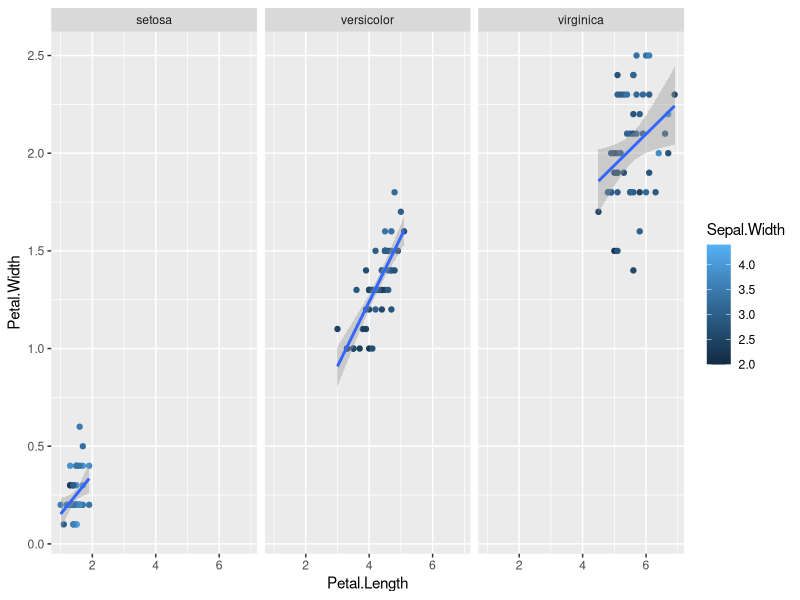
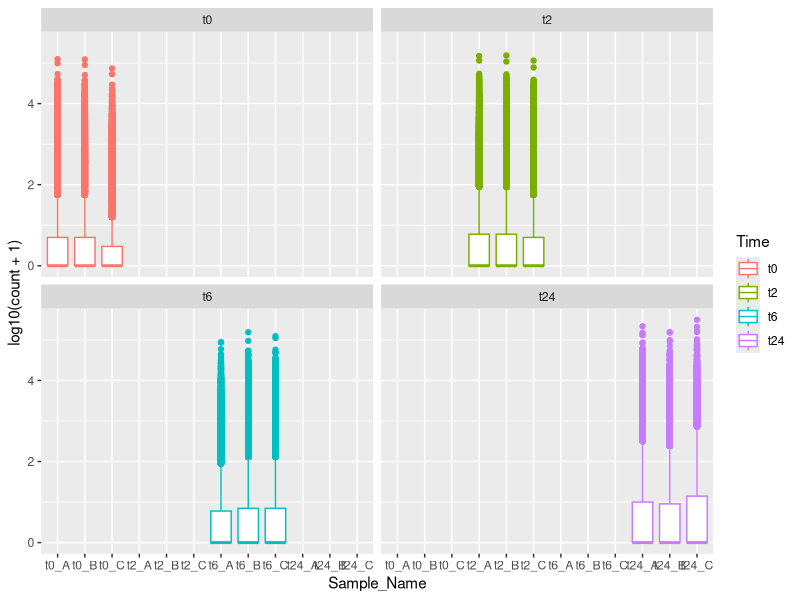
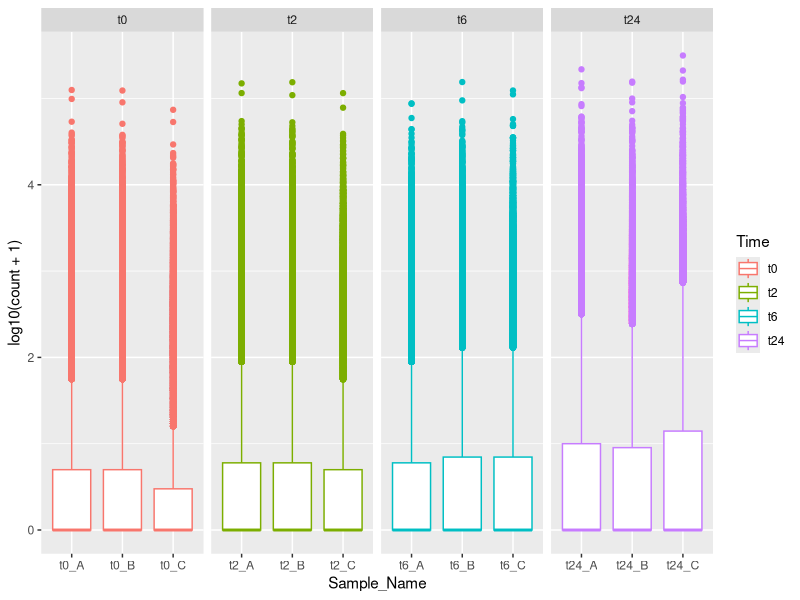
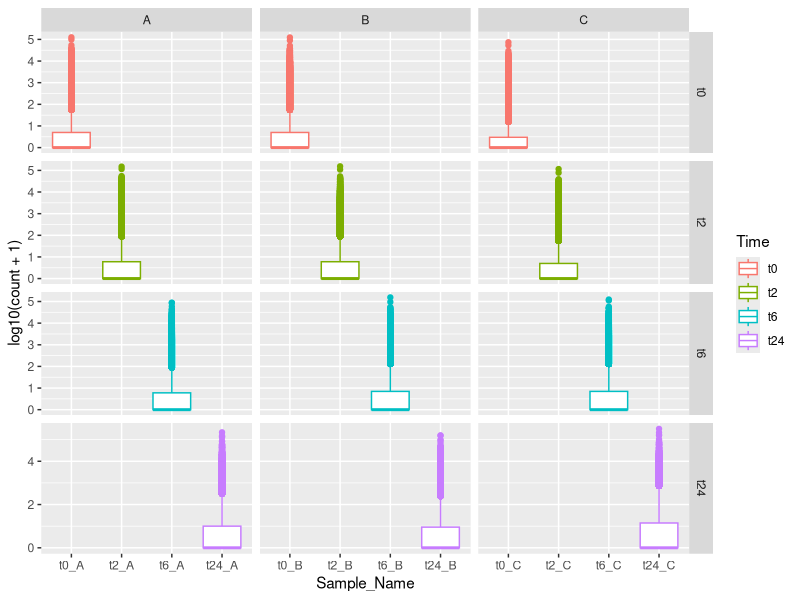
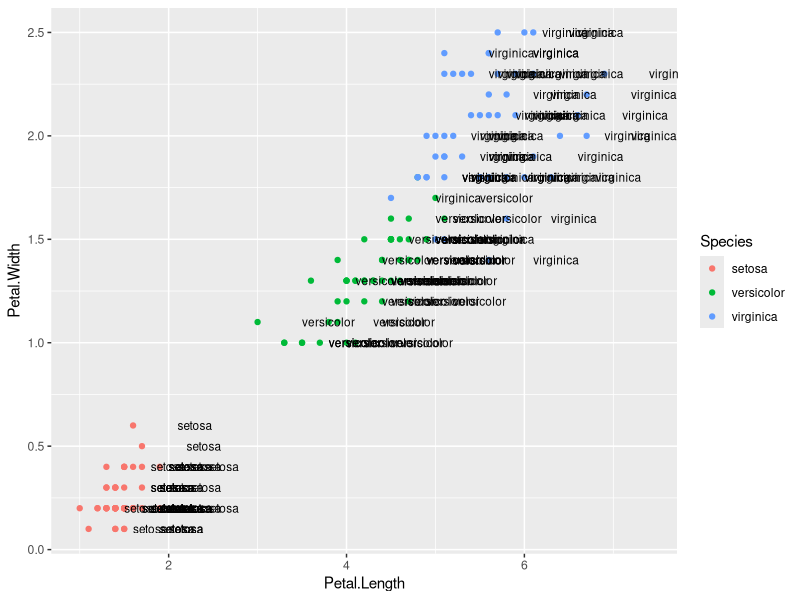
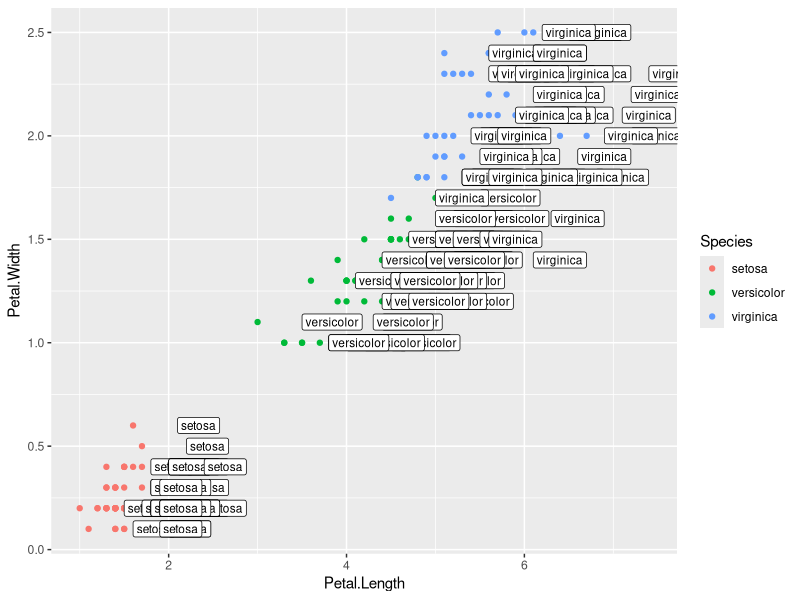
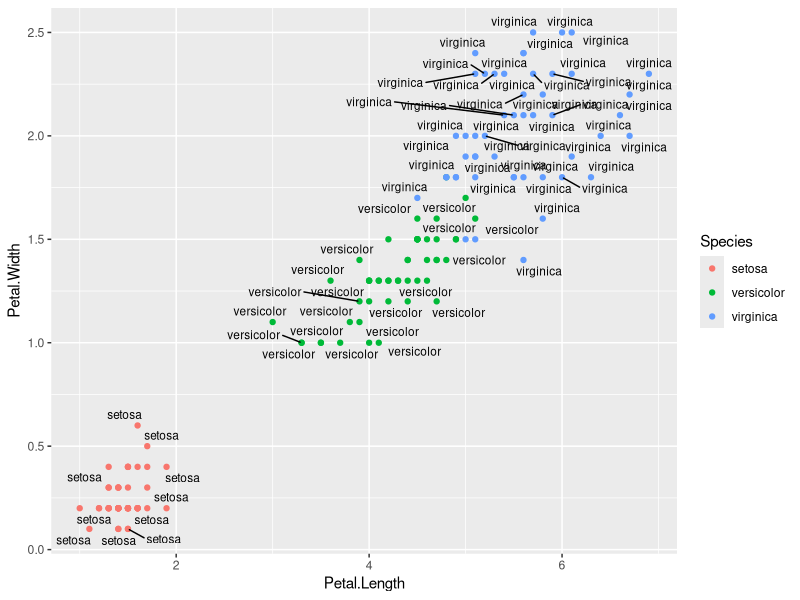
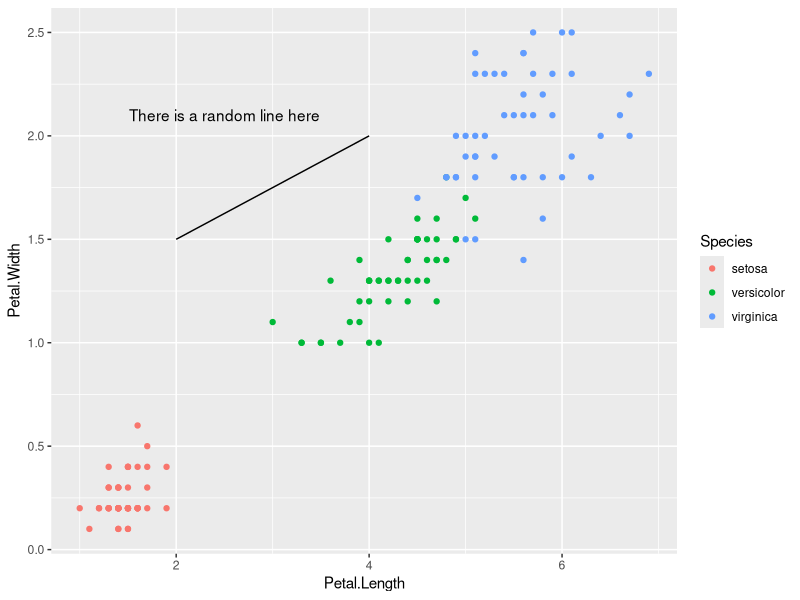

Write R code to recreate these figures, in order. (Note: this script raises an error after producing the figures.)
## ---- chunk 1
hooks = knitr::knit_hooks$get()
hook_foldable = function(type) {
  force(type)
  function(x, options) {
    res = hooks[[type]](x, options)
    
    if (isFALSE(options[[paste0("fold.", type)]])) return(res)
    
    paste0(
      "<details><summary>", type, "</summary>\n\n",
      res,
      "\n\n</details>"
    )
  }
}
knitr::knit_hooks$set(
  output = hook_foldable("output"),
  plot = hook_foldable("plot")
)
## ---- chunk 2

## ---- chunk 3
library(dplyr)
library(ggplot2)
library(reshape2)
data("iris")
gc <- read.table("data/counts_raw.txt", header = T, row.names = 1, sep = "\t")
md <- read.table("data/metadata_raw.csv", header = T, sep = ";")
rownames(md) <- md$Sample_ID

library(tidyverse)
gc_long <- gc %>%
  rownames_to_column(var = "Gene") %>%
  gather(Sample_ID, count, -Gene) %>% 
  full_join(md, by = "Sample_ID") %>% 
  select(Sample_ID, everything()) %>% 
  select(-c(Gene,count), c(Gene,count)) 
gc_long$Sample_Name <- factor(gc_long$Sample_Name, levels = c("t0_A","t0_B","t0_C","t2_A","t2_B","t2_C","t6_A","t6_B","t6_C","t24_A","t24_B","t24_C"))
gc_long$Time <- factor(gc_long$Time, levels = c("t0","t2","t6","t24"))
gc_long$Replicate <- factor(gc_long$Replicate, levels = c("A","B","C"))
## ---- chunk 4
ggplot(data=iris,mapping=aes(x=Petal.Length,y=Petal.Width))+
  geom_point(aes(color=Sepal.Width))+
  geom_smooth(method="lm") + 
  facet_wrap(~Species)
## ---- chunk 5
ggplot(data = gc_long) +
  geom_boxplot(mapping = aes(x = Sample_Name, y = log10(count + 1), color = Time)) +
  facet_wrap(~Time)
## ---- chunk 6
ggplot(data = gc_long) +
  geom_boxplot(mapping = aes(x = Sample_Name, y = log10(count + 1), color = Time)) +
  facet_grid(~Time , scales = "free", space = "free")
## ---- chunk 7
ggplot(data = gc_long) +
  geom_boxplot(mapping = aes(x = Sample_Name, y = log10(count + 1), color = Time)) +
  facet_grid(rows = vars(Time), cols = vars(Replicate), scales = "free", space = "free")
## ---- chunk 8
ggplot(data=iris,mapping=aes(x=Petal.Length,y=Petal.Width))+
  geom_point(aes(color=Species))+
  geom_text(aes(label=Species,hjust=0),nudge_x=0.5,size=3)
## ---- chunk 9
ggplot(data=iris,mapping=aes(x=Petal.Length,y=Petal.Width))+
  geom_point(aes(color=Species))+
  geom_label(aes(label=Species,hjust=0),nudge_x=0.5,size=3)
## ---- chunk 10
library(ggrepel)
ggplot(data=iris,mapping=aes(x=Petal.Length,y=Petal.Width))+
  geom_point(aes(color=Species))+
  geom_text_repel(aes(label=Species),size=3)
## ---- chunk 11
ggplot(data=iris,mapping=aes(x=Petal.Length,y=Petal.Width))+
  geom_point(aes(color=Species))+
  annotate("text",x=2.5,y=2.1,label="There is a random line here")+
  annotate("segment",x=2,xend=4,y=1.5,yend=2)
## ---- chunk 12
ggplot(data=iris,mapping=aes(x=Species,y=Petal.Width))+
  geom_bar(stat="identity")
## ---- chunk 13
se <- function(x) sqrt(var(x)/length(x))
gc_long %>% 
  group_by(Time) %>% 
  summarise(mean=mean(log10(count +1)),se=se(log10(count +1))) %>%
  head()
## ---- chunk 14
gc_long %>% 
  group_by(Time) %>% 
  summarise(mean=mean(log10(count +1)),se=se(log10(count +1))) %>%
  ggplot(aes(x=Time, y=mean)) + 
  geom_bar( stat = "identity")
## ---- chunk 15
gc_long %>% 
  group_by(Time) %>% 
  summarise(mean=mean(log10(count +1)),se=se(log10(count +1))) %>%
  ggplot(aes(x=Time, y=mean)) + 
  geom_bar( stat = "identity") +
  coord_flip()
## ---- chunk 16
gc_long %>% 
  group_by(Time) %>% 
  summarise(mean=mean(log10(count +1)),se=se(log10(count +1))) %>%
  ggplot(aes(x=Time, y=mean, fill = Time)) + 
  geom_bar(position = "dodge", stat = "identity") +
  geom_errorbar(aes(ymax=mean+se,ymin=mean-se),width=0.2)
## ---- chunk 17
se <- function(x) sqrt(var(x)/length(x))
gc_long %>% 
  group_by(Time, Replicate) %>% 
  summarise(mean=mean(log10(count +1)),se=se(log10(count +1))) %>%
  head()
## ---- chunk 18
gc_long %>% 
  group_by(Time, Replicate) %>% 
  summarise(mean=mean(log10(count +1)),se=se(log10(count +1))) %>%
  ggplot(aes(x=Time, y=mean, fill = Replicate)) + 
  geom_bar(stat = "identity")
## ---- chunk 19
gc_long %>% 
  group_by(Time, Replicate) %>% 
  summarise(mean=mean(log10(count +1)),se=se(log10(count +1))) %>%
  ggplot(aes(x=Time, y=mean, fill = Replicate)) + 
  geom_bar(position = "dodge", stat = "identity")
## ---- chunk 20
gc_long %>% 
  group_by(Time, Replicate) %>% 
  summarise(mean=mean(log10(count +1)),se=se(log10(count +1))) %>%
  ggplot(aes(x= Time, y= mean, fill = Replicate)) + 
  geom_bar(position = "dodge", stat = "identity") +
  geom_errorbar(aes(ymin=mean-se, ymax=mean+se), position = "dodge")
## ---- chunk 21
gc_long %>% 
  group_by(Time, Replicate) %>% 
  summarise(mean=mean(log10(count +1)),se=se(log10(count +1))) %>%
  ggplot(aes(x= Time, y= mean, fill = Replicate)) + 
  geom_bar(position = position_dodge2(), stat = "identity") +
  geom_errorbar(aes(ymin=mean-se, ymax=mean+se), position = position_dodge2(.9, padding = .6))
## ---- chunk 22

gc_raw <- read.table(file = "data/counts_raw.txt", sep = "\t", header = T)
gc_filt <- read.table(file = "data/counts_filtered.txt", sep = "\t", header = T)
gc_vst <- read.table(file = "data/counts_vst.txt", sep = "\t", header = T)
gc_deseq <- read.table(file = "data/counts_deseq2.txt", sep = "\t", header = T)
md <- read.table("data/metadata_raw.csv", header = T, sep = ";")

gene_counts_all <- 
  gc_raw %>% gather(Sample_ID, Raw, -Gene) %>%
  full_join(gc_filt %>% gather(Sample_ID, Filtered, -Gene), by = c("Gene", "Sample_ID")) %>%
  full_join(gc_vst %>% gather(Sample_ID, VST, -Gene), by = c("Gene", "Sample_ID")) %>%
  full_join(gc_deseq %>% gather(Sample_ID, DESeq2, -Gene), by = c("Gene", "Sample_ID")) %>%
  gather(Method, count, Raw:DESeq2) %>%
  filter(!is.na(count)) %>%
  full_join(md, by = "Sample_ID")

gene_counts_all$Time <- factor(gene_counts_all$Time, levels = c("t0","t2","t6","t24"))
gene_counts_all$Replicate <- factor(gene_counts_all$Replicate, levels = c("A","B","C"))
gene_counts_all$Method <- factor(gene_counts_all$Method, levels = c("Raw","Filtered","DESeq2","VST"))

gene_counts_all %>% 
  group_by(Time, Replicate, Method) %>% 
  summarise(mean=mean(log10(count +1)),se=se(log10(count +1))) %>%
  ggplot(aes(x= Time, y= mean, fill = Replicate)) + 
  geom_bar(position = position_dodge2(), stat = "identity") +
  geom_errorbar(aes(ymin=mean-se, ymax=mean+se), position = position_dodge2(.9, padding = .6)) +
  facet_wrap(~Method, scales = "free")
## ---- chunk 23
gene_counts_all %>% 
  group_by(Time, Replicate, Method) %>% 
  ggplot() +
  geom_boxplot(mapping = aes(x = Sample_Name, y = log10(count + 1), fill = Time)) +
  facet_wrap(~Method*Replicate, ncol = 3, scales = "free")
## ---- chunk 24
sessionInfo()
